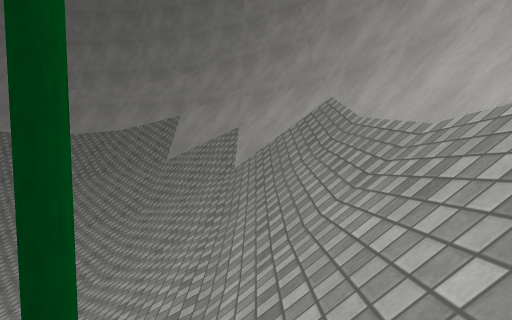
[1] (above)

17 first-person views from a walk through a scene from a Unity 3-D project. The camera is 1.4 m above the floor, tilts 4° down and sees 80° across. The floor is counted in squares, 1 m on a side. Each view is taken from the middle of a square. On the plan, view 1 faces up. The plan holds only what a view shows up to about 14 squares ahead; the rest is blank. The place goes on beyond the plan. The player character is not drawn. Surface patterns are stand-ins for the level's own textures.

[2]
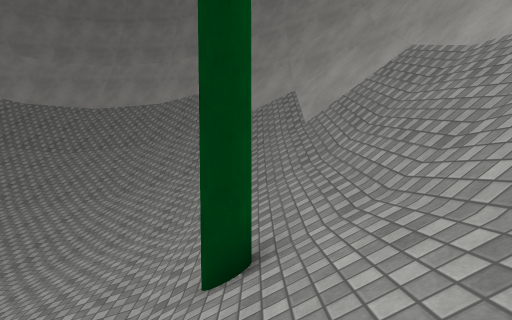

[3]
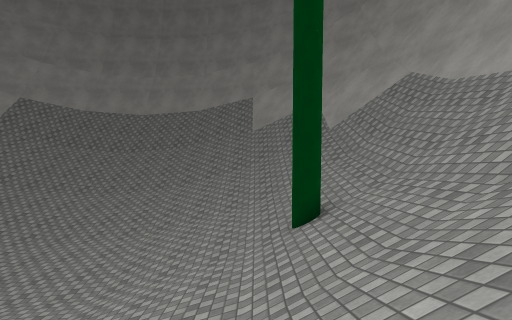

[4]
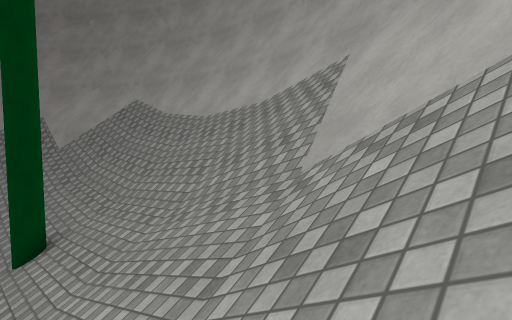

[5]
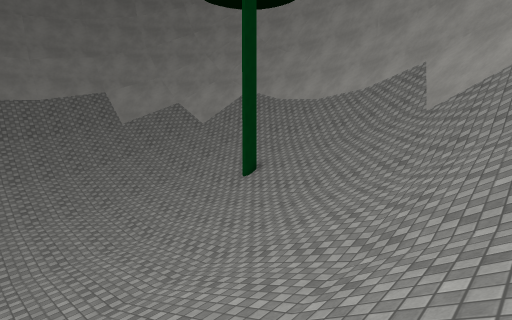

[6]
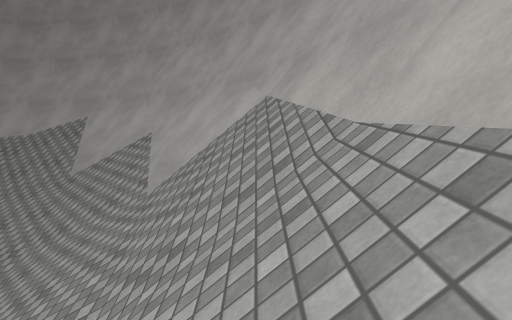

[7]
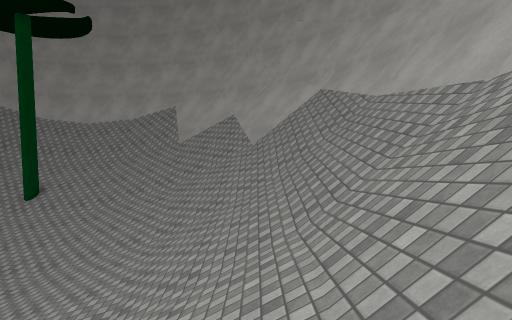

[8]
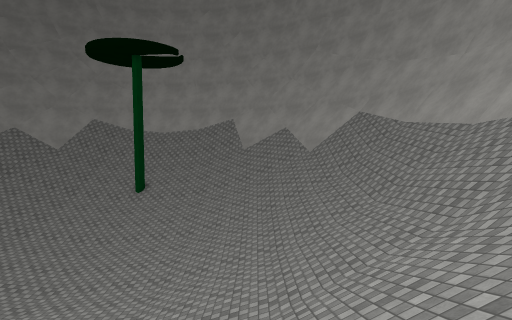

[9]
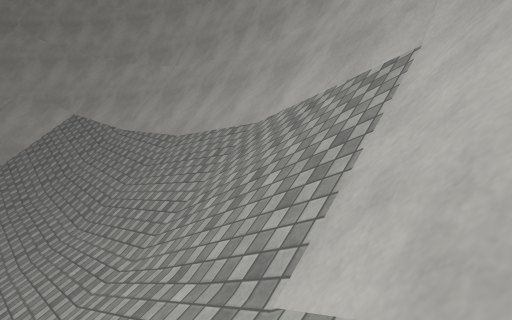

[10]
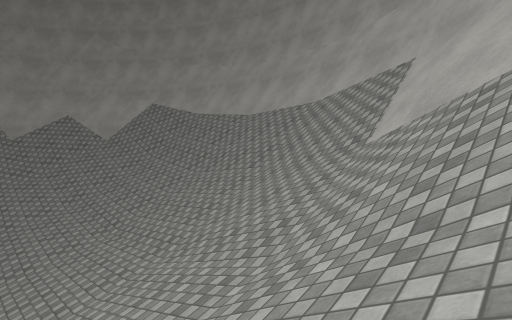

[11]
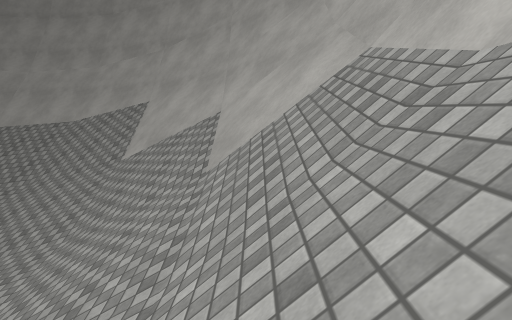

[12]
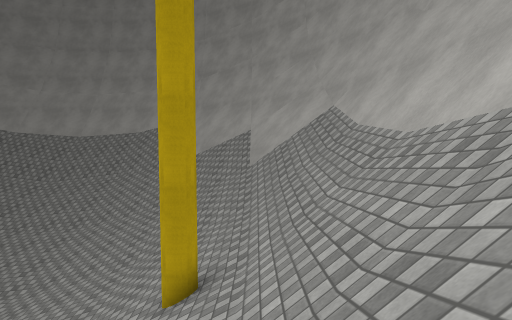

[13]
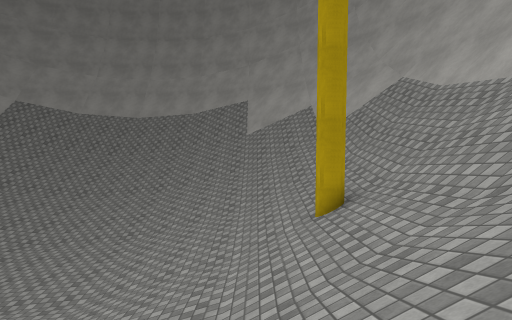

[14]
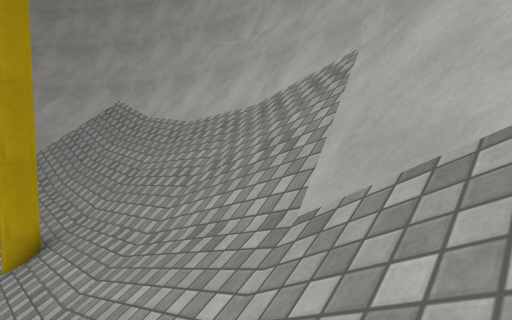

[15]
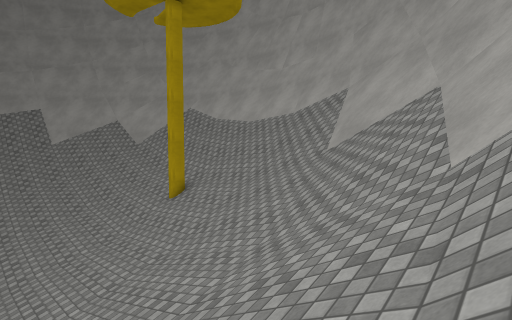

[16]
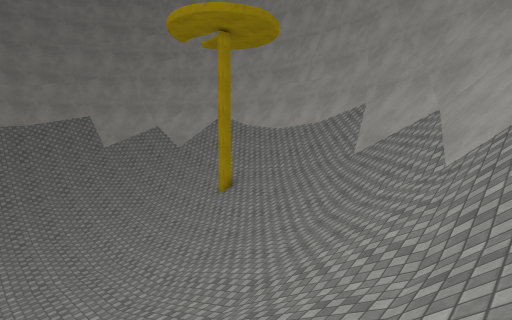

[17]
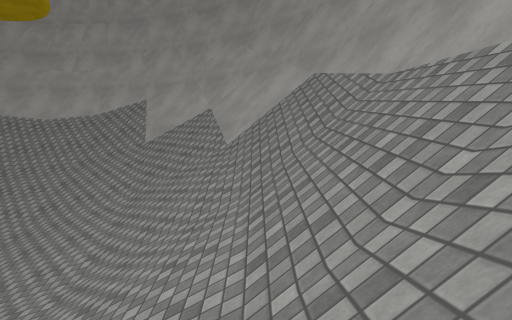

### Floor plan
Key: @ floor where view 1 was taken; # wall or solid block; . main floor; : floor 0.25 m higher than the main floor; - floor 0.25 m lower than the main floor; + floor 0.5 m higher than the main floor; / step, stairs or slope; = window, fence, low wall or low ledge; ^ raised ledge.
Columns run from 33 left of view 1 to 4 right of it. Each row starts with its distance up from view 1.
 23          ########
 22        ####==//////
 21        #=///////////
 20        #=///////////
 19      ###=/////////// /
 18     ###^=//////////
 17    ##==///////////
 16    #=////////////
 15   ##=///////////
 14 ####=///////////   /////////////=####
 13 #^===//////////    /////////////====##
 12 #=#////////////     ///////////////###
 11 #///////////////   /////////////////=#
 10 #/////////////// ///////////////////=#
  9 #/////////////+::....:++////////////=#
  8 #/////////////::..-...:+////////////=#
  7 #/////////////:..---...:////////////=#
  6 #/////////////..-----...////////////=#
  5 #/////#///////.-------..////////////=#
  4 #/////////////..-----...////////////=#
  3 #/////////////:..---...:////////////=#
  2 #/////////////::..-...:+////////////=#
  1 #/////////////+::....:++////////////=#
  0 #////////////////////////////////@//=#
 -1 #///////////////////////////////////=#
 -2 #=#////////////////////////////////###
 -3 #^===///////////////////////////====##
 -4 ####=///////////////////////////=####
 -5   ##=///////////////////////////=##
 -6    #=///////////////////////////=#
 -7    ##==///////////////////////==##
 -8     ###^=///////////////////==####
 -9      ###=///////////////////=###
-10       ##=///////////////////=##
-11        #=///////////////////=#
-12        ####==///////////==####
-13          ###################

Where each view was taken, in squares from view 1:
view 1: 0 up, 0 right, facing up
view 2: 0 up, 3 left, facing up
view 3: 4 down, 5 left, facing up
view 4: 6 down, 5 left, facing up-right
view 5: 7 down, 15 left, facing up-right
view 6: 11 down, 14 left, facing right
view 7: 8 down, 21 left, facing right
view 8: 4 down, 27 left, facing right
view 9: 6 down, 26 left, facing down-right
view 10: 0 up, 28 left, facing down-right
view 11: 5 up, 30 left, facing down
view 12: 12 up, 29 left, facing down
view 13: 14 up, 25 left, facing down
view 14: 15 up, 26 left, facing down-left
view 15: 19 up, 19 left, facing down-left
view 16: 20 up, 15 left, facing down-left
view 17: 19 up, 12 left, facing left
